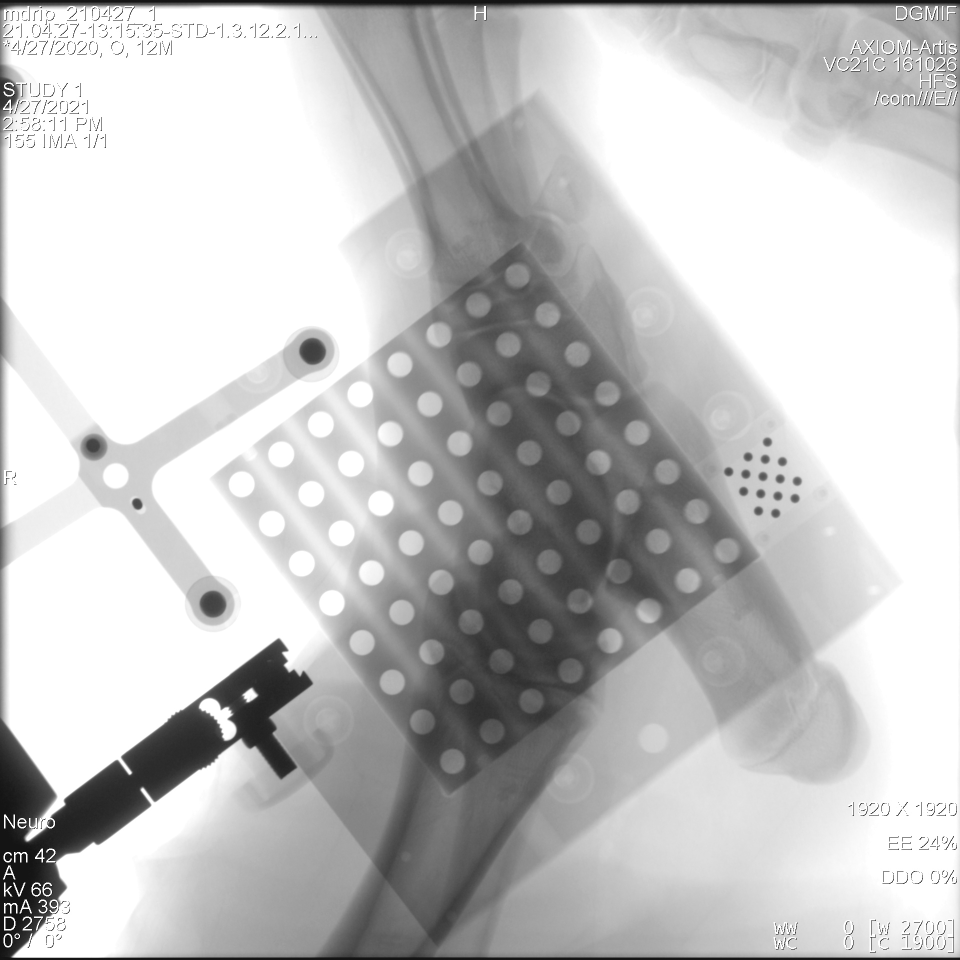
#> input picture multithreshold_tsmo/images/test2.jpg, 1920 x 1920 px, found by its file name (shown at 1/2 size)
$ python line_angle.py
#> lines starting #> are read from the running program, lines starting #| are printed output that depends on the picture; after the words box and inside, x2 and y2 are one past the last pixel; in counts of white or black regions, pixels touching at a corner belong together; long printed decimals are rounded
import numpy as np
import cv2
import math
from scipy import ndimage

img_before = cv2.imread('test2.jpg')
#> img_before is the input picture: shape (1920, 1920, 3); min 13, max 255, mean 195.2

# [5 lines of commented-out code are left out]

img_gray = cv2.cvtColor(img_before, cv2.COLOR_BGR2GRAY)
img_edges = cv2.Canny(img_gray, 100, 100, apertureSize=3)
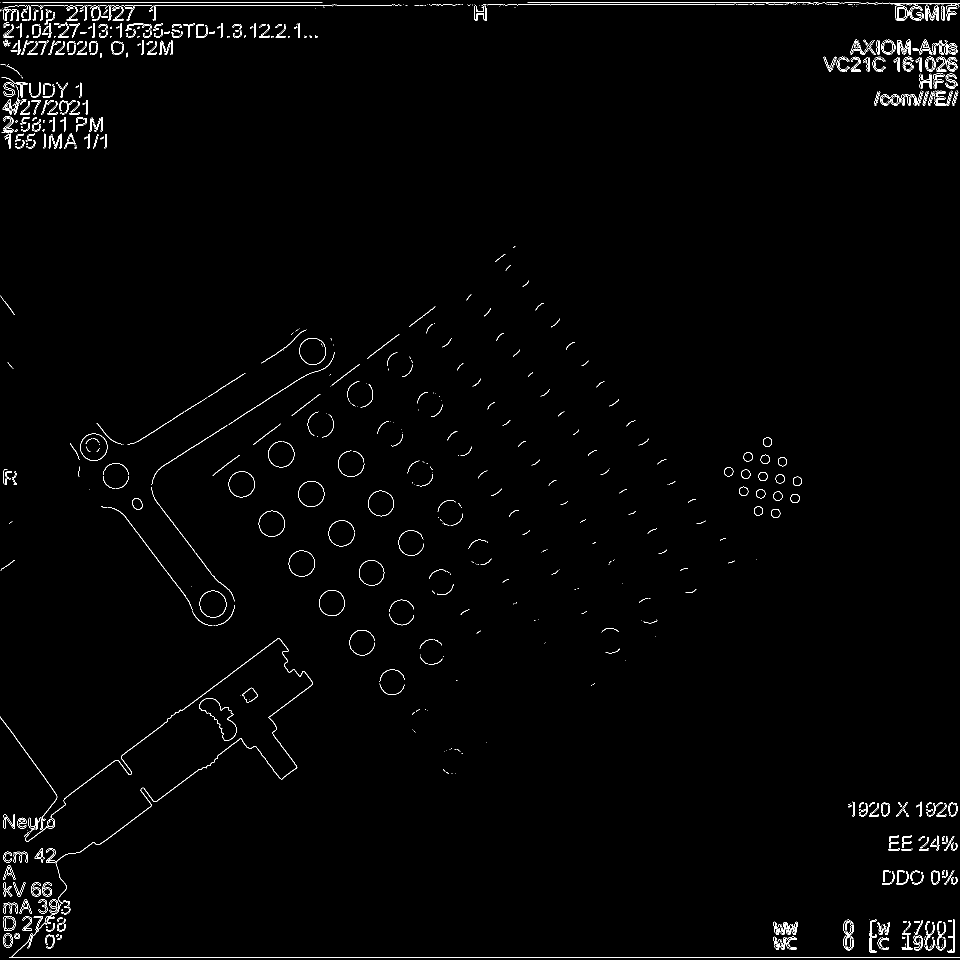
#> img_edges: shape (1920, 1920) (shown at 1/2 size); 1.2% white in thin lines or dots
# HoughLines를 통해 이미지의 선 감지
lines = cv2.HoughLinesP(img_edges, 1, math.pi / 180.0, 100, minLineLength=100, maxLineGap=5)
#> lines = 22 rows, first 6: [1055, 5, 1620, 5], [1194, 1915, 1919, 1915], [524, 1914, 1193, 1914], [360, 10, 802, 10], [1342, 8, 1528, 8], [966, 9, 1126, 9]

angles = []

for x1, y1, x2, y2 in lines[0]:
    cv2.line(img_before, (x1, y1), (x2, y2), (255, 0, 0), 3)
    angle = math.degrees(math.atan2(y2 - y1, x2 - x1))
    angles.append(angle)
#> this loop made 1 pass
#> (x1, y1, x2, y2, angle) on pass 1: (1055, 5, 1620, 5, 0)
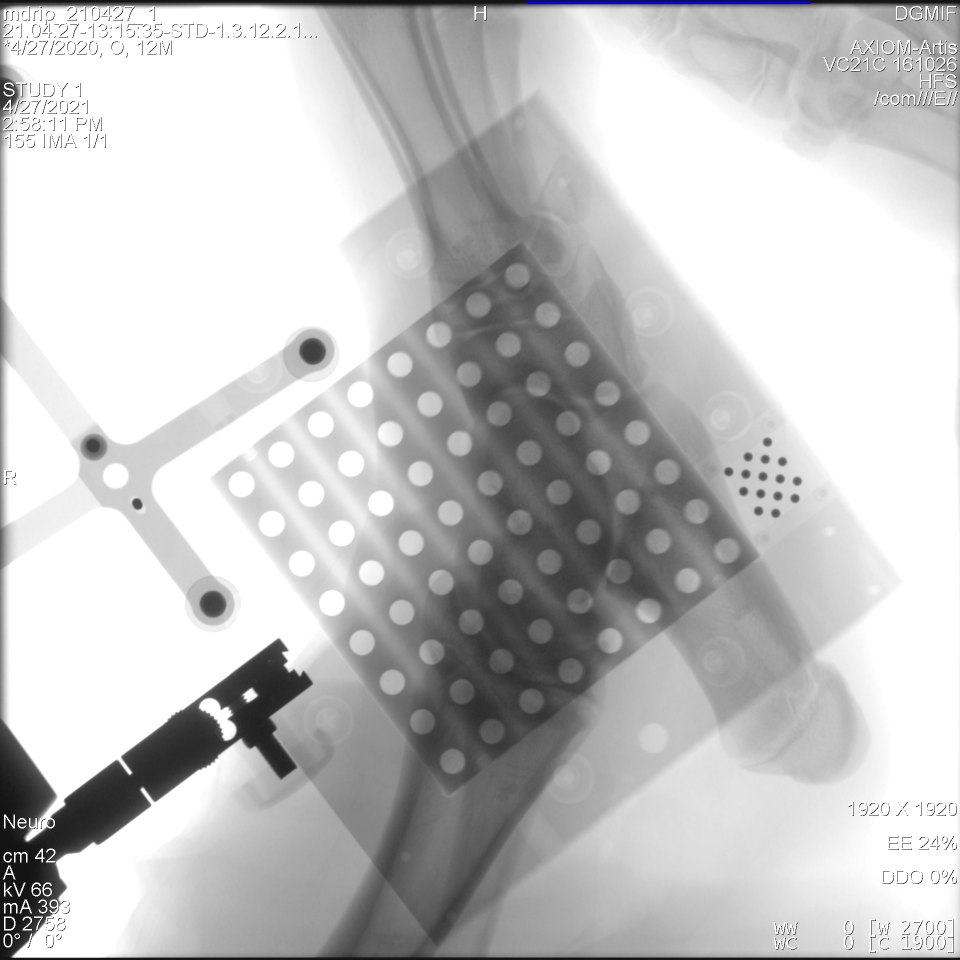
#> img_before: shape (1920, 1920, 3) (shown at 1/2 size); 0.08% of pixels changed, all inside (x1, y1, x2, y2) = (1053, 3, 1623, 8)
#> after the loop, angles = [0]

median_angle = np.median(angles)
#> median_angle = 0

print("Angle is {}".format(median_angle))
#| Angle is 0.0

$ run again, with multithreshold_tsmo/images/12_LR_X = 353.688_Y =356.9494_Z =348.9999.jpg copied over multithreshold_tsmo/images/test2.jpg
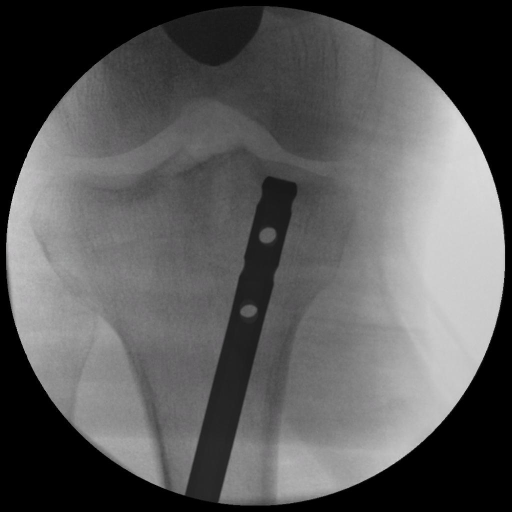
#> input picture multithreshold_tsmo/images/12_LR_X = 353.688_Y =356.9494_Z =348.9999.jpg, 1024 x 1024 px, found by its file name (shown at 1/2 size)
#> img_before is the input picture: shape (1024, 1024, 3); mean B, G, R 88.9, 88.8, 88.9
#> `img_edges = cv2.Canny(img_gray, 100, 100, apertureSize=3)`:
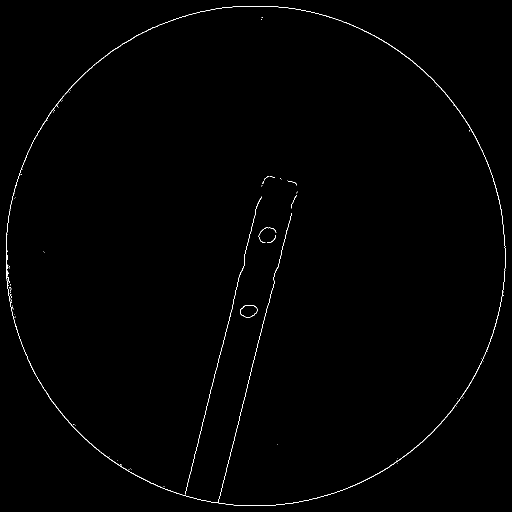
#> img_edges: shape (1024, 1024) (shown at 1/2 size); 0.51% white in thin lines or dots
#> lines = [[490, 507, 515, 407], [455, 931, 536, 607], [431, 746, 461, 625], [490, 789, 530, 629], [369, 990, 432, 737]]
#> the loop `for x1, y1, x2, y2 in lines[0]:` made 1 pass
#> (x1, y1, x2, y2, angle) on pass 1: (490, 507, 515, 407, -75.96)
#> after the loop `for x1, y1, x2, y2 in lines[0]:`:
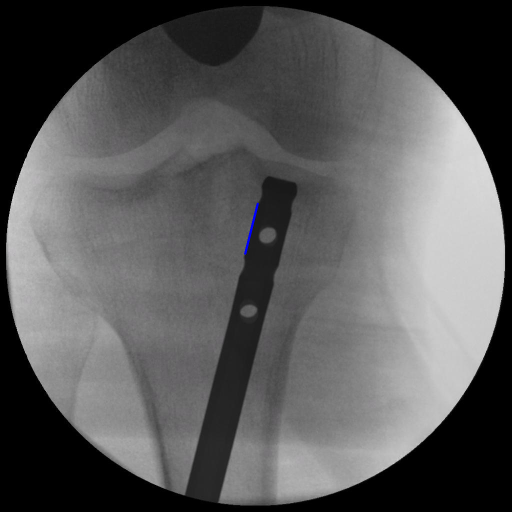
#> img_before: shape (1024, 1024, 3) (shown at 1/2 size); 0.05% of pixels changed, all inside (x1, y1, x2, y2) = (488, 405, 518, 510)
#> after the loop `for x1, y1, x2, y2 in lines[0]:`: angles = [-75.96]
#> median_angle = -75.96
#| Angle is -75.964
